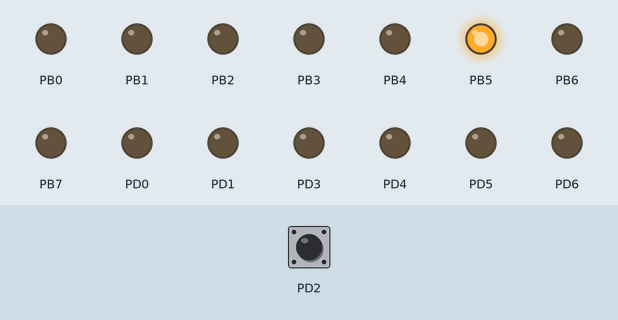
A program run on a simulated ATmega328P, built with avr-gcc and emulated at 16 MHz. Shown: output pins drawn as LEDs (lit = HIGH). The inputs (shaded band) are chosen by the test bench; at power-on: PD2 HIGH.

Above: at 1.2 s.
1.3 s: PD2 pulled LOW for 0.15 s
At 1.9 s:
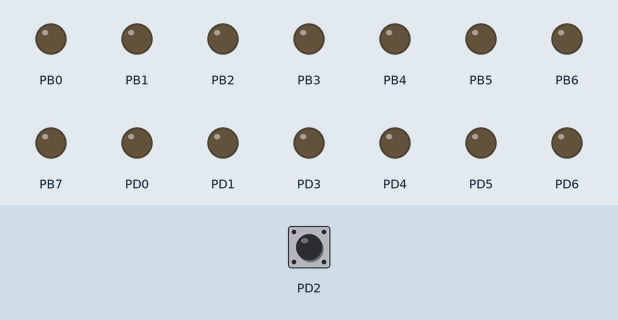
2.9 s: PD2 pulled LOW for 1 s
At 4.3 s:
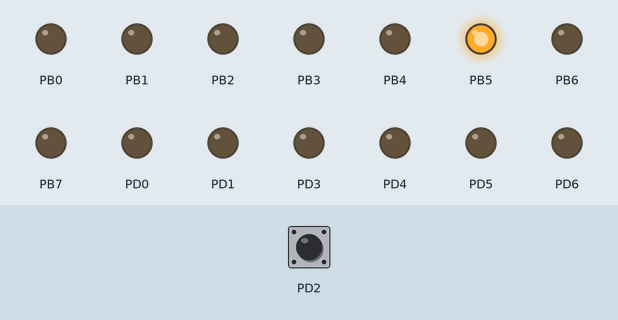
5.4 s: PD2 pulled LOW for 3.2 s
At 9.1 s:
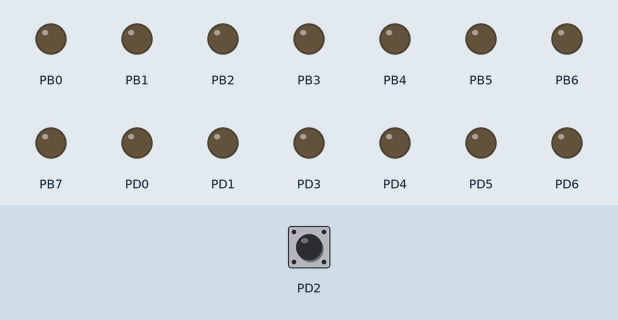
Timing chart, 0 to 10.6 s (numbered marks = the images above; inputs shaded):
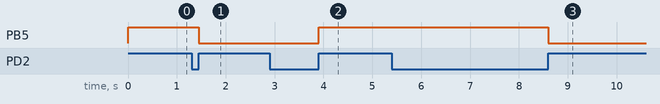

Measured:
- after the input at 1.3 s, PB5: HIGH → LOW after 0.15 s
- after the input at 2.9 s, PB5: LOW → HIGH after 1.0 s
- after the input at 5.4 s, PB5: HIGH → LOW after 3.2 s

The program:

main.c
```c
/*
 * Creado por Vinicio Valbuena
 *
 * REF:
 * http://ww1.microchip.com/downloads/en/DeviceDoc/ATmega48A-PA-88A-PA-168A-PA-328-P-DS-DS40002061A.pdf
 * https://www.arduino.cc/en/Hacking/PinMapping168
 */
#define F_CPU 16000000UL

#include <avr/io.h>


void setup()
{
	DDRB = 0xff;

	// Asignamos el PORTD2 como entrada.
	DDRD = 0xff ^ (1<<PD2);

	// Habilitamos la resistencia pull-up
	PORTD = 1<<PD2;

	// Encendemos el LED
	PORTB = 1<<PB5;
}

static inline void loop()
{
	if (~PIND & (1<<PD2))
	{
		while(~PIND & (1<<PD2));
		PORTB ^= 1<<PB5;
	}
}

int main()
{
	setup();

	for (;;)
	{
		loop();
	}

	return 0;
}
```
